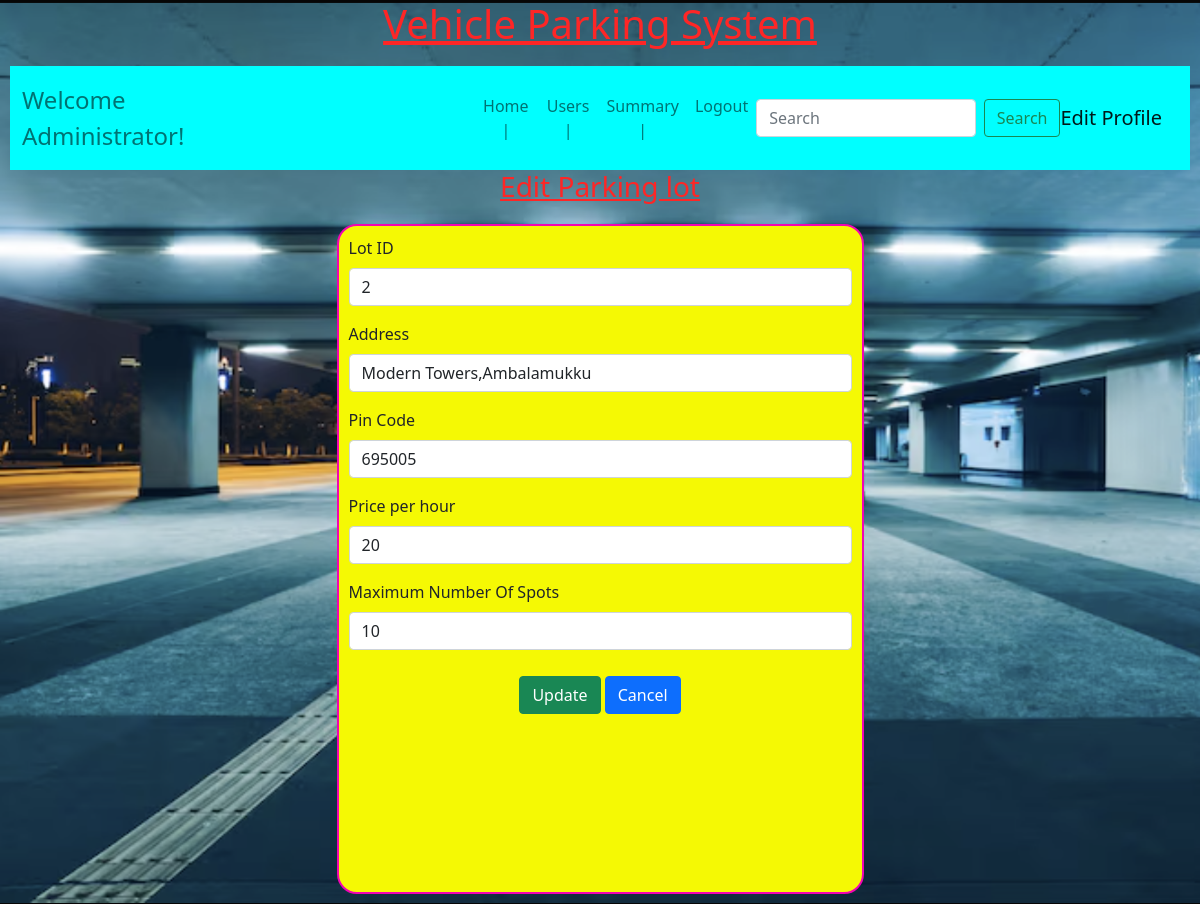
Page /edit_lot/2/admin@parking.com on the earlier database version.
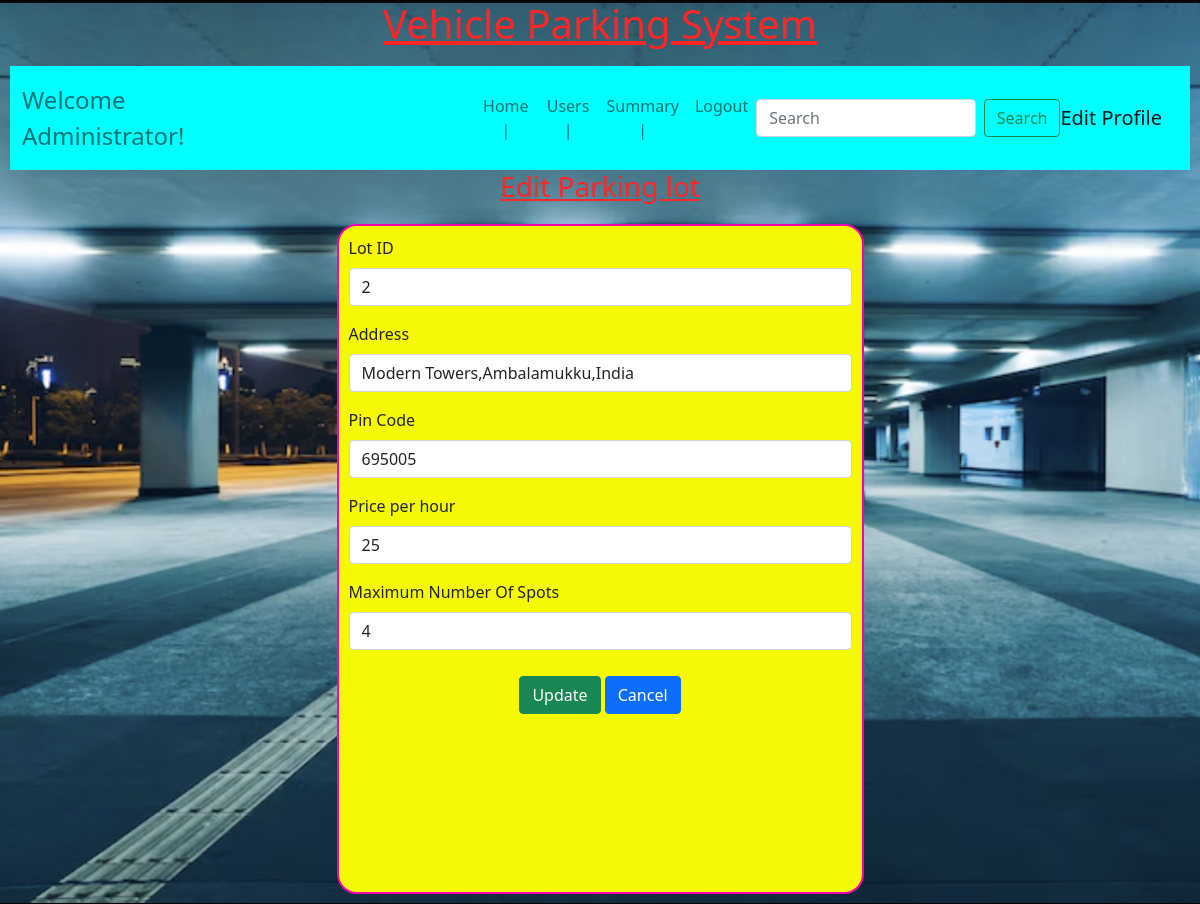
Same page on the later database version.
### backend/models.py (models this page shows)
class Parking_lot(db.Model):
    __tablename__="parking_lot"
    id=db.Column(db.Integer,primary_key=True)
    address=db.Column(db.String,nullable=False)
    price=db.Column(db.Float,nullable=False)
    pin_code=db.Column(db.Integer,nullable=False)
    maximum_number_of_spots=db.Column(db.Integer,nullable=False,default=0)
    parking_spot=db.relationship("Parking_Spot",cascade="all,delete",backref="parking_lot",lazy=True)

### backend/controllers.py (the view, shortened to what this page needs)
@app.route("/edit_lot/<id>/<name>",methods=["GET","POST"])
def edit_lot(id,name):
    l=get_lot(id)
    if not l:
        return redirect(url_for("admindashboardfn",name=name,msg=""))
    avail=0
    occ=0
    for spot in l.parking_spot:
        if spot.status=="A":
            avail+=1
        else:
            occ+=1
    return render_template("edit_lot.html",lots=l,lid=l.id,name=name,available=avail,occupied=occ)

### backend/controllers.py (called while the page is built)
def get_lot(id):
    lot=Parking_lot.query.filter_by(id=id).first()
    return lot

### templates/edit_lot.html (shortened to what this page needs)
{%extends "adminlayout.html"%}
{%block content%}
            {%if lots%}
                <div class="center">
                    <h3><u>Edit Parking lot</u></h3>
                </div>
                <form action="/edit_lot/{{lots.id}}/{{name}}" method="POST">
                <div class="input-form2">
                    <div class="mb-3">
                        <label for="lotid" class="form-label">Lot ID</label>
                        <input type="number" class="form-control" id="lotid" name="lotid" value="{{lid}}" read only>
                    </div>
                    <div class="mb-3">
                        <label for="address" class="form-label">Address</label>
                        <input type="text" class="form-control" id="address" name="address" value="{{lots.address}}">
                    </div>
                    <div class="mb-3">
                        <label for="pincode" class="form-label">Pin Code</label>
                        <input type="number" class="form-control" id="pincode" name="pincode" value="{{lots.pin_code}}">
                    </div>
                    <div class="mb-3">
                        <label for="price" class="form-label">Price per hour</label>
                        <input type="text" class="form-control" id="price" name="price" value="{{lots.price}}">
                    </div>
                    <div class="mb-3">
                        <label for="maximum_number_of_spots" class="form-label">Maximum Number Of Spots</label>
                        <input type="number" class="form-control" id="spots_num" name="max_no_of_spots" value="{{lots.maximum_number_of_spots}}">
                    </div>
                    <div class="button">
                        <button type="submit" class="btn btn-success">Update</button>
                        <a href="/admin/{{name}}" type="button" class="btn btn-primary">Cancel</a>
                    </div>
                </div>
                </form>
            {%endif%}
{%endblock%}

Differences in the rows shown:
changed Parking_lot: address "Modern Towers,Ambalamukku" → "Modern Towers,Ambalamukku,India"; price "20" → "25"; max_no_of_spots "10" → "4"
